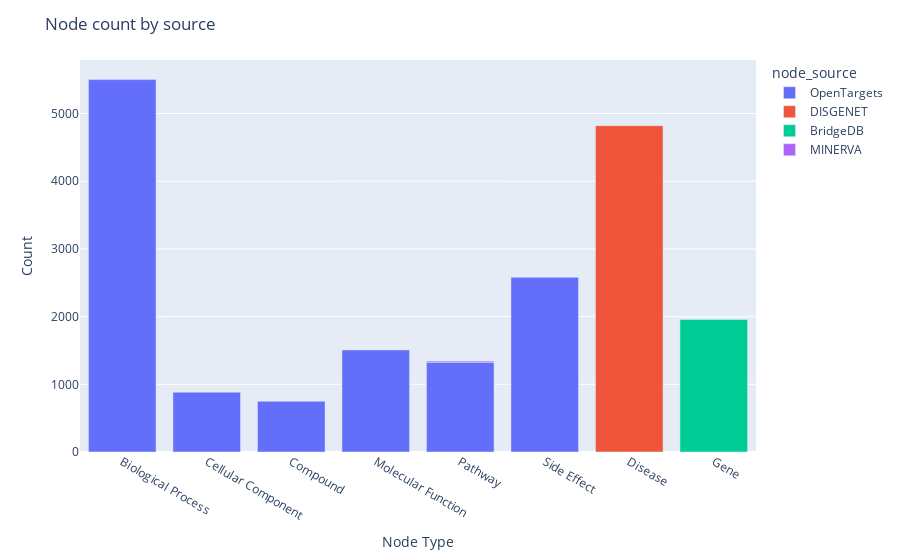

Notebook code cell kept with this figure:
### Code cell
graph_obj.count_nodes_by_source(plot=True)

### Figure 1 — Plotly figure (JSON) as saved in the notebook; plotly's stock layout.template omitted (floating-point values rounded to 4 significant figures)
{"data": [{"alignmentgroup": "True", "hovertemplate": "node_source=OpenTargets<br>node_type=%{x}<br>count=%{y}<extra></extra>", "legendgroup": "OpenTargets", "marker": {"color": "#636efa", "pattern": {"shape": ""}}, "name": "OpenTargets", "offsetgroup": "OpenTargets", "orientation": "v", "showlegend": true, "textposition": "auto", "type": "bar", "x": ["Biological Process", "Cellular Component", "Compound", "Molecular Function", "Pathway", "Side Effect"], "xaxis": "x", "y": [5501, 884, 750, 1508, 1327, 2581], "yaxis": "y"}, {"alignmentgroup": "True", "hovertemplate": "node_source=DISGENET<br>node_type=%{x}<br>count=%{y}<extra></extra>", "legendgroup": "DISGENET", "marker": {"color": "#EF553B", "pattern": {"shape": ""}}, "name": "DISGENET", "offsetgroup": "DISGENET", "orientation": "v", "showlegend": true, "textposition": "auto", "type": "bar", "x": ["Disease"], "xaxis": "x", "y": [4820], "yaxis": "y"}, {"alignmentgroup": "True", "hovertemplate": "node_source=BridgeDB<br>node_type=%{x}<br>count=%{y}<extra></extra>", "legendgroup": "BridgeDB", "marker": {"color": "#00cc96", "pattern": {"shape": ""}}, "name": "BridgeDB", "offsetgroup": "BridgeDB", "orientation": "v", "showlegend": true, "textposition": "auto", "type": "bar", "x": ["Gene"], "xaxis": "x", "y": [1958], "yaxis": "y"}, {"alignmentgroup": "True", "hovertemplate": "node_source=MINERVA<br>node_type=%{x}<br>count=%{y}<extra></extra>", "legendgroup": "MINERVA", "marker": {"color": "#ab63fa", "pattern": {"shape": ""}}, "name": "MINERVA", "offsetgroup": "MINERVA", "orientation": "v", "showlegend": true, "textposition": "auto", "type": "bar", "x": ["Pathway"], "xaxis": "x", "y": [16], "yaxis": "y"}], "layout": {"barmode": "relative", "legend": {"title": {"text": "node_source"}, "tracegroupgap": 0}, "margin": {"t": 60}, "title": {"text": "Node count by source"}, "xaxis": {"anchor": "y", "domain": [0, 1], "title": {"text": "Node Type"}}, "yaxis": {"anchor": "x", "domain": [0, 1], "title": {"text": "Count"}}}}
